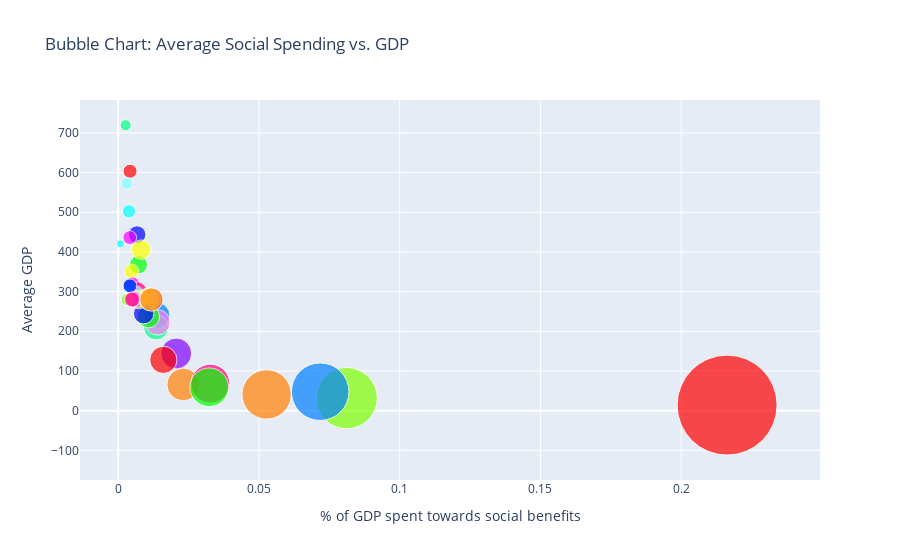

The notebook cell saved with this chart:
### Code cell
import pandas as pd
import plotly.graph_objects as go

# Read the data
social_spending = pd.read_csv("/Users/kendallgilbert/Desktop/social_spending.csv", header=1)
gdp = pd.read_csv("/Users/kendallgilbert/Desktop/DSAN5200-Project/5200 Project/Data_cleaned/gdp.csv")

# Clean and merge the data
social_spending = social_spending.rename(columns={'Year': 'Country'})
social_spending = social_spending.applymap(lambda x: x.strip() if isinstance(x, str) else x)
social_spending = pd.melt(social_spending, id_vars=['Country'], var_name='Year', value_name='s_s')
social_spending['Country_Year'] = social_spending['Country'] + '_' + social_spending['Year'].astype(str)

merged_data = pd.merge(gdp, social_spending, on=['Country_Year'])
merged_data['gdp'] = pd.to_numeric(merged_data['gdp'], errors='coerce')
merged_data['s_s'] = pd.to_numeric(merged_data['s_s'], errors='coerce')
merged_data['gdp'] = merged_data['gdp'].fillna(merged_data['gdp'].mean())
merged_data['s_s'] = merged_data['s_s'].fillna(merged_data['s_s'].mean())


# Calculate the average social spending over all years for each country
average_social_spending = merged_data.groupby('Country')['s_s'].mean().reset_index()

# Calculate the average GDP over all years for each country
average_gdp = merged_data.groupby('Country')['gdp'].mean().reset_index()

# Merge the average social spending and average GDP data
average_data = pd.merge(average_social_spending, average_gdp, on='Country', suffixes=('_s_s', '_gdp'))

# Calculate the ratio of average social spending to average GDP
average_data['s_s_gdp_ratio'] = average_data['s_s'] / average_data['gdp']

color_map = {
    'Australia': 'rgb(255, 0, 0)',        # Red
    'Austria': 'rgb(0, 255, 0)',          # Green
    'Belgium': 'rgb(0, 0, 255)',          # Blue
    'Canada': 'rgb(255, 255, 0)',         # Yellow
    'Chile': 'rgb(255, 0, 255)',          # Magenta
    'Colombia': 'rgb(0, 255, 255)',       # Cyan
    'Costa Rica': 'rgb(255, 127, 0)',     # Orange
    'Czechia': 'rgb(255, 0, 127)',        # Reddish-Pink
    'Denmark': 'rgb(0, 127, 255)',        # Bluish
    'Estonia': 'rgb(127, 255, 0)',        # Greenish-Yellow
    'Finland': 'rgb(0, 255, 127)',        # Greenish
    'France': 'rgb(127, 0, 255)',         # Purplish-Blue
    'Germany': 'rgb(255, 255, 127)',      # Light Yellow
    'Greece': 'rgb(127, 255, 255)',       # Light Cyan
    'Hungary': 'rgb(255, 127, 255)',      # Light Magenta
    'Iceland': 'rgb(255, 0, 0)',          # Red
    'Ireland': 'rgb(0, 255, 0)',          # Green
    'Israel': 'rgb(0, 0, 255)',           # Blue
    'Italy': 'rgb(255, 255, 0)',          # Yellow
    'Japan': 'rgb(255, 0, 255)',          # Magenta
    'Korea': 'rgb(0, 255, 255)',          # Cyan
    'Latvia': 'rgb(255, 127, 0)',         # Orange
    'Lithuania': 'rgb(255, 0, 127)',      # Reddish-Pink
    'Luxembourg': 'rgb(0, 127, 255)',     # Bluish
    'Mexico': 'rgb(127, 255, 0)',         # Greenish-Yellow
    'Netherlands': 'rgb(0, 255, 127)',    # Greenish
    'New Zealand': 'rgb(127, 0, 255)',    # Purplish-Blue
    'Norway': 'rgb(255, 255, 127)',      # Light Yellow
    'Poland': 'rgb(127, 255, 255)',       # Light Cyan
    'Portugal': 'rgb(255, 127, 255)',     # Light Magenta
    'Slovak Republic': 'rgb(255, 0, 0)',  # Red
    'Slovenia': 'rgb(0, 255, 0)',         # Green
    'Spain': 'rgb(0, 0, 255)',            # Blue
    'Sweden': 'rgb(255, 255, 0)',         # Yellow
    'Switzerland': 'rgb(255, 0, 255)',    # Magenta
    'Türkiye': 'rgb(0, 255, 255)',        # Cyan
    'United Kingdom': 'rgb(255, 127, 0)', # Orange
    'United States': 'rgb(255, 0, 127)',  # Reddish-Pink
    # Add more country-color mappings as needed
}

average_data['color'] = average_data['Country'].map(color_map)

# Define bubble sizes based on the ratio of average social spending to GDP
bubble_sizes = average_data['s_s_gdp_ratio'] * 1000

# Create the bubble chart
fig = go.Figure(data=go.Scatter(
    x=average_data['s_s_gdp_ratio'],  # Swapping X and Y values
    y=average_data['gdp'],  # Swapping X and Y values
    mode='markers',
    marker=dict(
        size=bubble_sizes,
        sizemode='area',
        sizeref=2.*max(bubble_sizes)/(100**2),  # Reference scale for bubble sizes
        sizemin=4,  # Minimum size of the bubble
        color=average_data['color']
    ),
    text=average_data.apply(lambda row: f"Country: {row['Country']}<br>Avg Social Spending: {row['s_s']:,}<br>Avg GDP: {row['gdp']:,}<br>Ratio: {row['s_s_gdp_ratio']:.4f}", axis=1),  # Adjust format to include four decimal places
))

# Update layout
fig.update_layout(
    title='Bubble Chart: Average Social Spending vs. GDP',
    xaxis=dict(title='% of GDP spent towards social benefits'),  # Adjust X-axis label
    yaxis=dict(title='Average GDP'),  # Adjust Y-axis label
    showlegend=False
)

# Show the plot
fig.show()

### Figure 1 — Plotly figure (JSON) as saved in the notebook; plotly's stock layout.template omitted (floating-point values rounded to 4 significant figures)
{"data": [{"marker": {"color": ["rgb(255, 0, 0)", "rgb(0, 255, 0)", "rgb(0, 0, 255)", "rgb(255, 255, 0)", "rgb(255, 0, 255)", "rgb(0, 255, 255)", "rgb(255, 127, 0)", "rgb(255, 0, 127)", "rgb(0, 127, 255)", "rgb(127, 255, 0)", "rgb(0, 255, 127)", "rgb(127, 0, 255)", "rgb(255, 255, 127)", "rgb(127, 255, 255)", "rgb(255, 127, 255)", "rgb(255, 0, 0)", "rgb(0, 255, 0)", "rgb(0, 0, 255)", "rgb(255, 255, 0)", "rgb(255, 0, 255)", "rgb(0, 255, 255)", "rgb(255, 127, 0)", "rgb(255, 0, 127)", "rgb(0, 127, 255)", "rgb(127, 255, 0)", "rgb(0, 255, 127)", "rgb(127, 0, 255)", "rgb(255, 255, 127)", "rgb(127, 255, 255)", "rgb(255, 127, 255)", "rgb(255, 0, 0)", "rgb(0, 255, 0)", "rgb(0, 0, 255)", "rgb(255, 255, 0)", "rgb(255, 0, 255)", "rgb(0, 255, 255)", "rgb(255, 127, 0)", "rgb(255, 0, 127)"], "size": [4.234, 7.203, 6.718, 4.743, 5.04, 3.847, 23.11, 6.961, 13.89, 81.18, 13.49, 11.66, 10.27, 5.843, 14.0, 216.3, 10.77, 9.082, 7.267, 5.895, 3.939, 52.74, 32.76, 71.76, 3.195, 2.666, 20.66, 11.17, 3.116, 5.351, 16.06, 32.35, 4.198, 8.184, 4.127, 0.8013, 11.8, 4.949], "sizemin": 4, "sizemode": "area", "sizeref": 0.04326}, "mode": "markers", "text": ["Country: Australia<br>Avg Social Spending: 2.5545571245186136<br>Avg GDP: 603.3609979360165<br>Ratio: 0.0042", "Country: Austria<br>Avg Social Spending: 2.6492939666238766<br>Avg GDP: 367.80842105263156<br>Ratio: 0.0072", "Country: Belgium<br>Avg Social Spending: 2.980872913992298<br>Avg GDP: 443.73<br>Ratio: 0.0067", "Country: Canada<br>Avg Social Spending: 1.6650834403080872<br>Avg GDP: 351.0558070175439<br>Ratio: 0.0047", "Country: Chile<br>Avg Social Spending: 1.6019255455712453<br>Avg GDP: 317.82842105263154<br>Ratio: 0.0050", "Country: Colombia<br>Avg Social Spending: 1.9319640564826703<br>Avg GDP: 502.2426315789474<br>Ratio: 0.0038", "Country: Costa Rica<br>Avg Social Spending: 1.5267008985879333<br>Avg GDP: 66.07263157894737<br>Ratio: 0.0231", "Country: Czechia<br>Avg Social Spending: 2.101925545571245<br>Avg GDP: 301.94421052631577<br>Ratio: 0.0070", "Country: Denmark<br>Avg Social Spending: 3.338767650834403<br>Avg GDP: 240.44894736842105<br>Ratio: 0.0139", "Country: Estonia<br>Avg Social Spending: 2.5617458279845957<br>Avg GDP: 31.55473684210526<br>Ratio: 0.0812", "Country: Finland<br>Avg Social Spending: 2.8282413350449294<br>Avg GDP: 209.63210526315788<br>Ratio: 0.0135", "Country: France<br>Avg Social Spending: 3.266880616174583<br>Avg GDP: 280.074137254902<br>Ratio: 0.0117", "Country: Germany<br>Avg Social Spending: 2.8756097560975613<br>Avg GDP: 280.074137254902<br>Ratio: 0.0103", "Country: Greece<br>Avg Social Spending: 1.7249037227214377<br>Avg GDP: 295.21315789473687<br>Ratio: 0.0058", "Country: Hungary<br>Avg Social Spending: 3.1124518613607193<br>Avg GDP: 222.37842105263155<br>Ratio: 0.0140", "Country: Iceland<br>Avg Social Spending: 3.0229781771501925<br>Avg GDP: 13.97578947368421<br>Ratio: 0.2163", "Country: Ireland<br>Avg Social Spending: 2.549293966623877<br>Avg GDP: 236.61684210526317<br>Ratio: 0.0108", "Country: Israel<br>Avg Social Spending: 2.219640564826701<br>Avg GDP: 244.4078947368421<br>Ratio: 0.0091", "Country: Italy<br>Avg Social Spending: 2.035430038510911<br>Avg GDP: 280.074137254902<br>Ratio: 0.0073", "Country: Japan<br>Avg Social Spending: 1.6510911424903723<br>Avg GDP: 280.074137254902<br>Ratio: 0.0059", "Country: Korea<br>Avg Social Spending: 1.2387676508344032<br>Avg GDP: 314.5097089783282<br>Ratio: 0.0039", "Country: Latvia<br>Avg Social Spending: 2.156482670089859<br>Avg GDP: 40.88789473684211<br>Ratio: 0.0527", "Country: Lithuania<br>Avg Social Spending: 2.2269576379974327<br>Avg GDP: 67.9857894736842<br>Ratio: 0.0328", "Country: Luxembourg<br>Avg Social Spending: 3.426315789473684<br>Avg GDP: 47.74631578947369<br>Ratio: 0.0718", "Country: Mexico<br>Avg Social Spending: 0.8947368421052632<br>Avg GDP: 280.074137254902<br>Ratio: 0.0032", "Country: Netherlands<br>Avg Social Spending: 1.9177150192554557<br>Avg GDP: 719.422323013416<br>Ratio: 0.0027", "Country: New Zealand<br>Avg Social Spending: 2.973684210526316<br>Avg GDP: 143.9678947368421<br>Ratio: 0.0207", "Country: Norway<br>Avg Social Spending: 3.142105263157895<br>Avg GDP: 281.3831578947368<br>Ratio: 0.0112", "Country: Poland<br>Avg Social Spending: 1.7842105263157895<br>Avg GDP: 572.6152992776057<br>Ratio: 0.0031", "Country: Portugal<br>Avg Social Spending: 1.5070603337612323<br>Avg GDP: 281.6336842105263<br>Ratio: 0.0054", "Country: Slovak Republic<br>Avg Social Spending: 2.0545571245186136<br>Avg GDP: 127.96736842105264<br>Ratio: 0.0161", "Country: Slovenia<br>Avg Social Spending: 1.905263157894737<br>Avg GDP: 58.902105263157885<br>Ratio: 0.0323", "Country: Spain<br>Avg Social Spending: 1.3210526315789475<br>Avg GDP: 314.6891826625387<br>Ratio: 0.0042", "Country: Sweden<br>Avg Social Spending: 3.3210526315789473<br>Avg GDP: 405.7978947368421<br>Ratio: 0.0082", "Country: Switzerland<br>Avg Social Spending: 1.8<br>Avg GDP: 436.17157894736846<br>Ratio: 0.0041", "Country: Türkiye<br>Avg Social Spending: 0.3368421052631579<br>Avg GDP: 420.3470412796698<br>Ratio: 0.0008", "Country: United Kingdom<br>Avg Social Spending: 3.305263157894737<br>Avg GDP: 280.074137254902<br>Ratio: 0.0118", "Country: United States<br>Avg Social Spending: 1.3861360718870348<br>Avg GDP: 280.074137254902<br>Ratio: 0.0049"], "type": "scatter", "x": [0.004234, 0.007203, 0.006718, 0.004743, 0.00504, 0.003847, 0.02311, 0.006961, 0.01389, 0.08118, 0.01349, 0.01166, 0.01027, 0.005843, 0.014, 0.2163, 0.01077, 0.009082, 0.007267, 0.005895, 0.003939, 0.05274, 0.03276, 0.07176, 0.003195, 0.002666, 0.02066, 0.01117, 0.003116, 0.005351, 0.01606, 0.03235, 0.004198, 0.008184, 0.004127, 0.0008013, 0.0118, 0.004949], "y": [603.4, 367.8, 443.7, 351.1, 317.8, 502.2, 66.07, 301.9, 240.4, 31.55, 209.6, 280.1, 280.1, 295.2, 222.4, 13.98, 236.6, 244.4, 280.1, 280.1, 314.5, 40.89, 67.99, 47.75, 280.1, 719.4, 144.0, 281.4, 572.6, 281.6, 128.0, 58.9, 314.7, 405.8, 436.2, 420.3, 280.1, 280.1]}], "layout": {"showlegend": false, "title": {"text": "Bubble Chart: Average Social Spending vs. GDP"}, "xaxis": {"title": {"text": "% of GDP spent towards social benefits"}}, "yaxis": {"title": {"text": "Average GDP"}}}}
